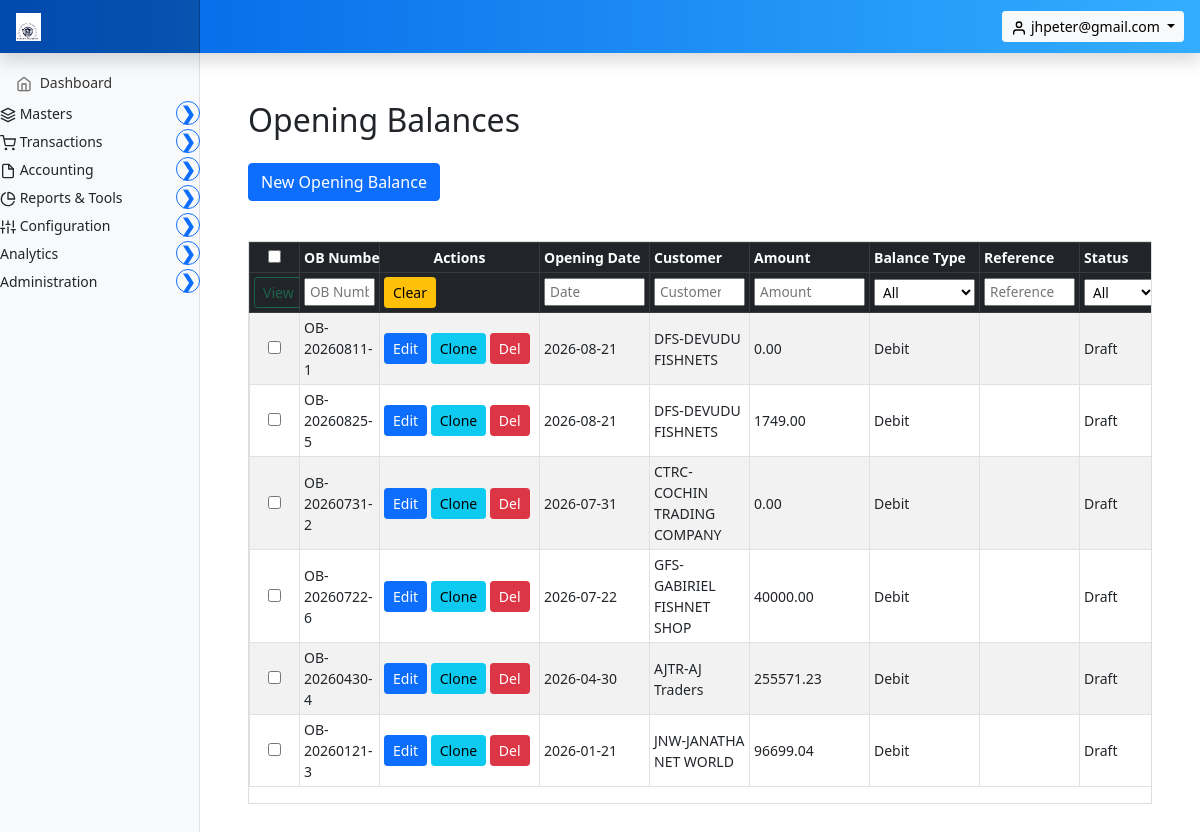
Before: /invoice/opening-balances (signed in) with the older database file.
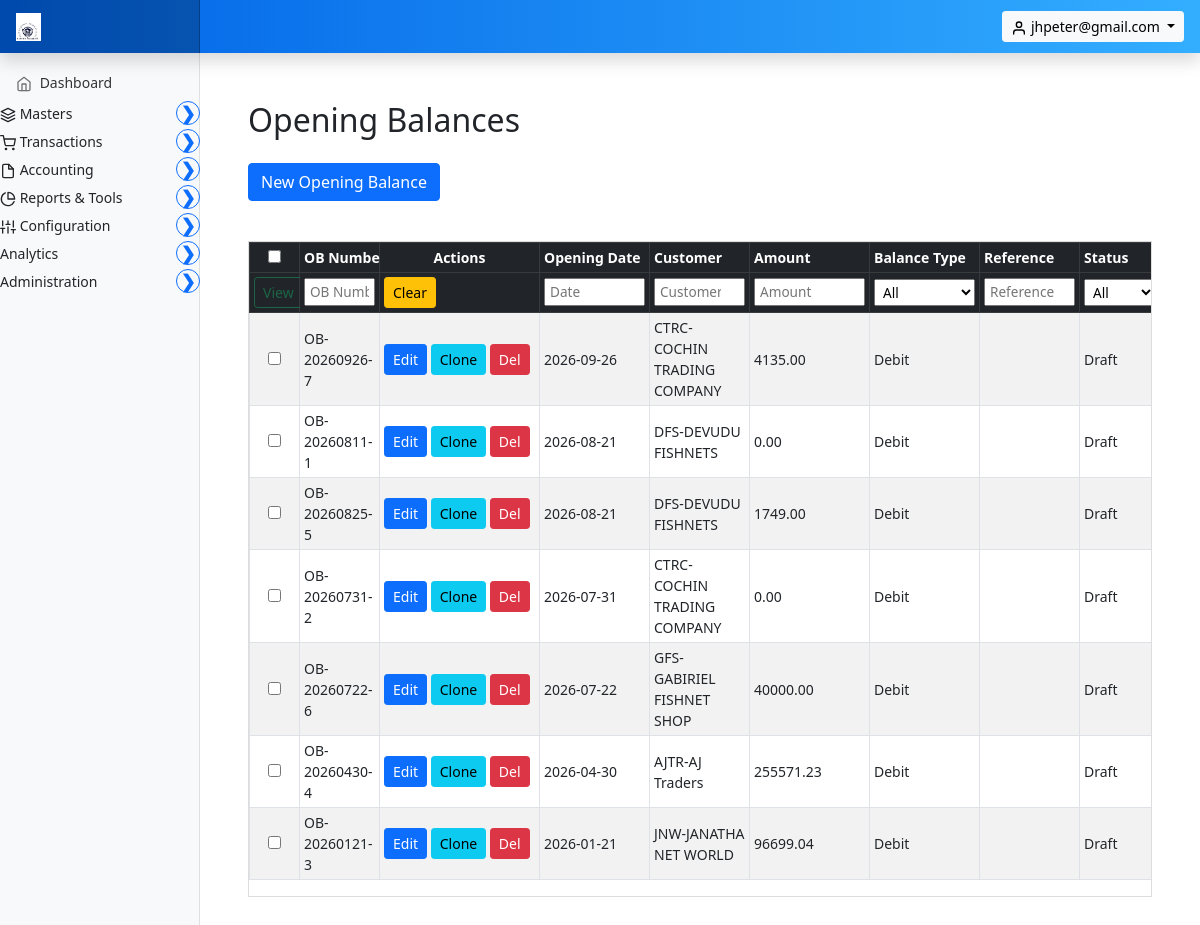
After: the same page with the newer database file.
### marania_invoice_app/models.py (models this page shows, shortened)
class OpeningBalance(models.Model):
    STATUS_CHOICES = [
        ('Draft', 'Draft'), ('Posted', 'Posted'), ('Cancelled', 'Cancelled'),
    ]
    BALANCE_TYPE_CHOICES = [
        ('Debit', 'Debit'),
        ('Credit', 'Credit'),
    ]
    opening_balance_id = models.AutoField(primary_key=True)
    ob_number = models.CharField(max_length=50, blank=True, null=True)
    opening_date = models.DateField()
    customer = models.ForeignKey(
        Parties, to_field='code', on_delete=models.DO_NOTHING,
        related_name='opening_balances', db_constraint=False,
        null=True, blank=True)
    amount = models.DecimalField(max_digits=18, decimal_places=2, default=0)
    balance_type = models.CharField(max_length=10, choices=BALANCE_TYPE_CHOICES, default='Debit')
    reference_no = models.CharField(max_length=100, blank=True, null=True)
    remarks = models.TextField(blank=True, null=True)
    display_comment = models.CharField(max_length=500, blank=True, null=True)
    status = models.CharField(max_length=20, choices=STATUS_CHOICES, default='Draft')
    updated_at = models.DateTimeField(auto_now=True)
    class Meta:
        ordering = ['-opening_date']

class Parties(models.Model):
    code = models.CharField(max_length=50, unique=True, primary_key=True)
    name = models.CharField(max_length=255)
    gst = models.CharField(max_length=20, blank=True, null=True)
    phone = models.CharField(max_length=50, blank=True, null=True)
    email = models.EmailField(blank=True, null=True)
    address_bill_to = models.TextField(blank=True, null=True)
    address_ship_to = models.TextField(blank=True, null=True)
    is_within_state = models.BooleanField(default=True)
    roles = models.ManyToManyField('PartyRole', blank=True, db_constraint=False)
    created_at = models.DateTimeField(auto_now_add=True)   # automatically set on creation
    updated_at = models.DateTimeField(auto_now=True)       # automatically set on update
    def __str__(self):
        return f"{self.code}-{self.name}"

### marania_invoice_app/views.py (the view, shortened to what this page needs)
# urls.py: path('opening-balances', views.opening_balance_entry, name='opening_balance_entry'),
def opening_balance_entry(request):
    balances = OpeningBalance.objects.all()
    parties = Parties.objects.all()
    balances_json = []
    for b in balances:
        balances_json.append({
            'opening_balance_id': b.opening_balance_id,
            'ob_number': b.ob_number or '',
            'opening_date': str(b.opening_date) if b.opening_date else '',
            'customer': str(b.customer) if b.customer else '',
            'amount': str(b.amount) if b.amount else '',
            'balance_type': b.balance_type or 'Debit',
            'reference_no': b.reference_no or '',
            'remarks': b.remarks or '',
            'display_comment': b.display_comment or '',
            'status': b.status or 'Draft',
        })
    return render(request, 'marania_invoice_app/opening_balance_entry.html', {
        'balances': balances,
        'balances_json': json.dumps(balances_json),
        'parties': parties,
    })

### marania_invoice_app/context_processors.py (called while the page is built, shortened)
def _is_user_manager(user):
    if not user.is_authenticated:
        return False
    if user.is_superuser or user.is_staff:
        return True
    profile = getattr(user, "user_profile", None)
    if profile is None:
        return False
    return "user_management" in profile.permitted_module_keys()

def _permitted_module_keys(user):
    if not user.is_authenticated:
        return set()
    if user.is_superuser:
        from .modules import MODULE
        return set(MODULE.values())

### marania_invoice_app/models.py (called while the page is built)
    @property
    def display_logo_url(self):
        if self.company_logo and hasattr(self.company_logo, "url") and self.company_logo.name:
            try:
                return self.company_logo.url
            except Exception:
                return "/static/images/marania_eagle_logo.png"
        return "/static/images/marania_eagle_logo.png"

### templates/marania_invoice_app/opening_balance_entry.html (shortened to what the changed rows need)
{% extends 'partials/base.html' %}
{% load static %}
{% block main %}
<main class="col-md-9 ms-sm-auto col-lg-10 px-md-4">
  <div class="container my-5">
    <h2 class="mb-4">Opening Balances</h2>
    <div class="ob-list mt-4">
      {% if balances %}
        <div class="table-responsive invoice-table-wrapper">
          <table id="ob-table" class="table table-striped table-hover table-bordered table-sm align-middle">
            <colgroup>
            </colgroup>
            <thead class="table-dark">
              <tr>
                <th scope="col" style="width:40px"><input type="checkbox" id="select-all" onchange="toggleAllCheckboxes(this)"></th>
                <th scope="col">OB Number</th>
                <th scope="col" class="col-actions">Actions</th>
                <th scope="col">Opening Date</th>
                <th scope="col">Customer</th>
                <th scope="col">Amount</th>
                <th scope="col">Balance Type</th>
                <th scope="col">Reference</th>
                <th scope="col">Status</th>
              </tr>
              <tr id="ob-filter-row">
                <th>
                  <button type="button" class="btn btn-outline-success btn-sm" id="viewSelectedBtn" onclick="viewSelected()" disabled>View</button>
                </th>
                <th><input class="filter-input" placeholder="OB Number"></th>
                <th>
                  <button class="btn btn-warning btn-sm" id="clear-filters">Clear</button>
                </th>
                <th><input class="filter-input" placeholder="Date"></th>
                <th><input class="filter-input" placeholder="Customer" list="filter_customer_list"></th>
                <th><input class="filter-input" placeholder="Amount"></th>
                <th>
                  <select class="filter-select">
                    <option value="">All</option>
                  </select>
                </th>
                <th><input class="filter-input" placeholder="Reference"></th>
                <th>
                  <select class="filter-select">
                    <option value="">All</option>
                  </select>
                </th>
              </tr>
            </thead>
            <tbody>
              {% for b in balances %}
                <tr>
                  <td><input type="checkbox" class="row-checkbox" value="{{ b.opening_balance_id }}" onchange="updateViewBtn()"></td>
                  <td>{{ b.ob_number|default:b.opening_balance_id }}</td>
                  <td>
                    <a href="javascript:void(0);" onclick="loadOB('{{ b.opening_balance_id }}')" class="btn btn-sm btn-primary">
                       Edit
                    </a>
                    <a href="javascript:void(0);" onclick="cloneOB('{{ b.opening_balance_id }}')" class="btn btn-sm btn-info">
                       Clone
                    </a>
                    <form method="POST" action="{% url 'opening_balance_entry' %}" style="display:inline;" onsubmit="return confirm('Delete this opening balance?')">
                      <button type="submit" class="btn btn-sm btn-danger">
                         Del
                      </button>
                    </form>
                  </td>
                  <td>{{ b.opening_date|date:"Y-m-d" }}</td>
                  <td>{{ b.customer|default:"" }}</td>
                  <td>{{ b.amount }}</td>
                  <td>{{ b.balance_type }}</td>
                  <td>{{ b.reference_no|default:"" }}</td>
                  <td>{{ b.status }}</td>
                </tr>
              {% endfor %}
            </tbody>
          </table>
        </div>
      {% else %}
        <p class="text-muted">No opening balances found.</p>
      {% endif %}
    </div>
  </div>
</main>
{% endblock %}

Changed rows visible on the page:
added OpeningBalance: ob_number "OB-20260926-7", opening_date "2026-09-26", customer "CTRC-COCHIN TRADING COMPANY", amount "4135.00", balance_type "Debit", status "Draft"
